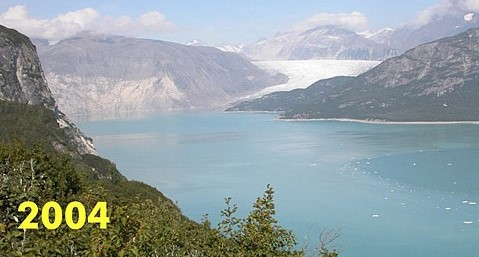
#> input picture MuirGlacier2004.jpg, 479 x 257 px
$ python project.py
#> lines starting #> are read from the running program, lines starting #| are printed output that depends on the picture
# import the necessary packages:
import numpy as np
import cv2, easygui
from matplotlib import pyplot as plt
from matplotlib import image as image

def color_space(I):
    out = cv2.cvtColor(I, cv2.COLOR_BGR2GRAY)

    return out

def get_contours(I):


    color1 = np.array([109, 0, 141], dtype=np.uint8)   # white!
    color2 = np.array([139, 39, 255], dtype=np.uint8)   # less white/gray

    mask = cv2.inRange(img_hsv, color1, color2)
    #cont,_ =cv2.findContours(I, mode=cv2.RETR_EXTERNAL, method=cv2.CHAIN_APPROX_NONE)
    ret, thresh = cv.threshold(imgray, 127, 255, 0)

    cont, hierarchy = cv2.findContours(I, cv2.RETR_TREE, cv2.CHAIN_APPROX_NONE)
    contours = sorted(cont, key=cv2.contourArea, reverse=True)

    c = contours[0]
    print(c)

    I =cv2.drawContours(I,c,contourIdx=-1,color=(0,0,255),thickness=5)

    return I

def aline_im():
    pass


I = cv2.imread("MuirGlacier2004.jpg")
#> I is the input picture: shape (257, 479, 3); mean B, G, R 160.4, 158.2, 145.6

Img_bgr = color_space(I)
#> in color_space, `out = cv2.cvtColor(I, cv2.COLOR_BGR2GRAY)`:
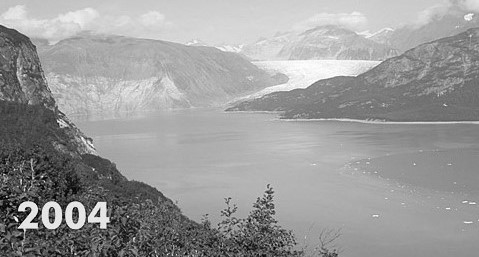
#> out: shape (257, 479); min 1, max 255, mean 154.7
#> (the run stopped early here; a loop or call above may not have finished)

$ run again, with BearGlacierAL.jpg copied over MuirGlacier2004.jpg
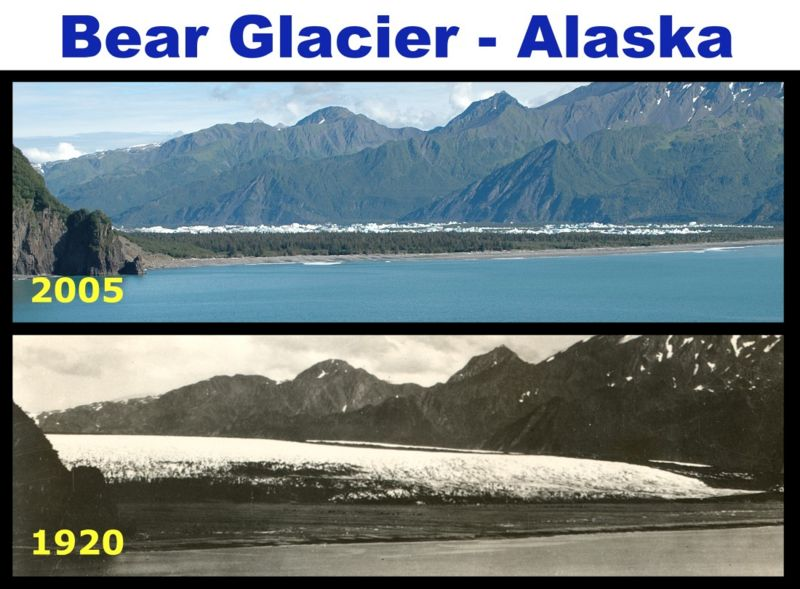
#> input picture BearGlacierAL.jpg, 800 x 589 px
#> I is the input picture: shape (589, 800, 3); mean B, G, R 129.8, 126.8, 114.7
#> in color_space, `out = cv2.cvtColor(I, cv2.COLOR_BGR2GRAY)`:
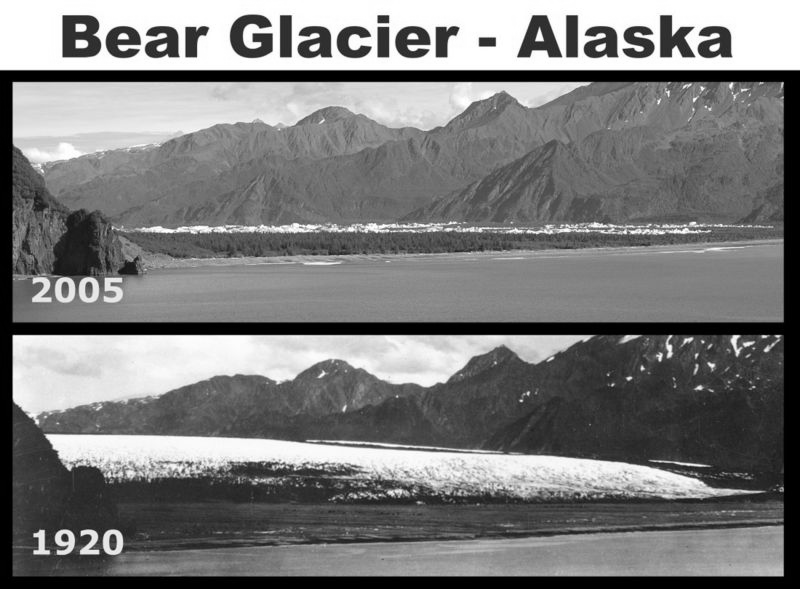
#> out: shape (589, 800); min 0, max 255, mean 123.5

$ run again, with Glacier.jpg copied over MuirGlacier2004.jpg
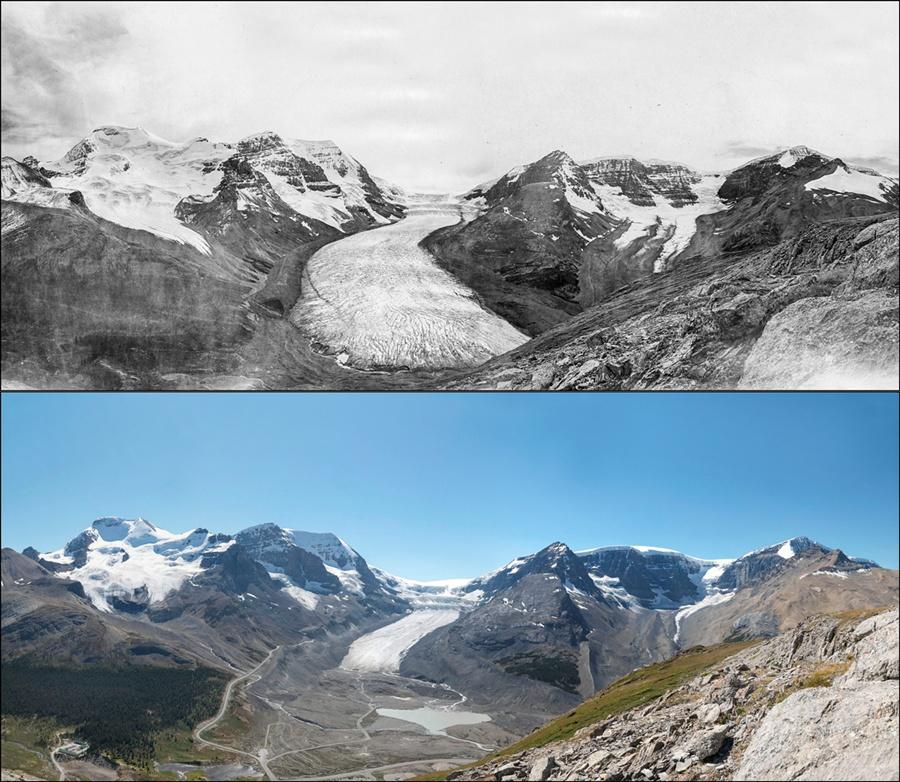
#> input picture Glacier.jpg, 900 x 782 px
#> I is the input picture: shape (782, 900, 3); mean B, G, R 165.8, 156.8, 142.9
#> in color_space, `out = cv2.cvtColor(I, cv2.COLOR_BGR2GRAY)`:
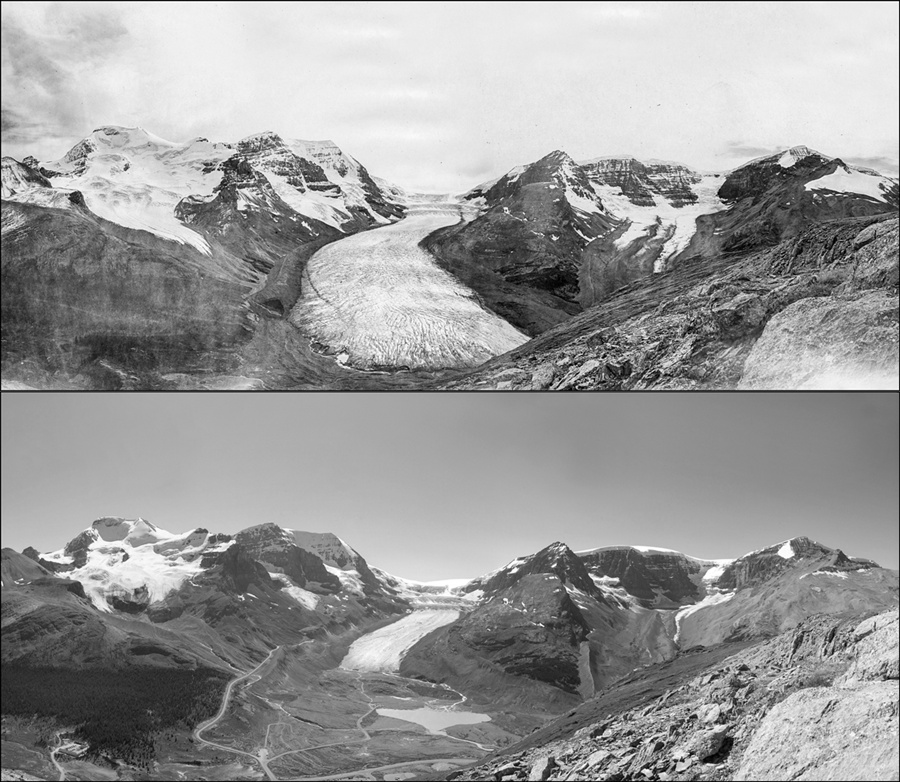
#> out: shape (782, 900); min 0, max 255, mean 153.6
